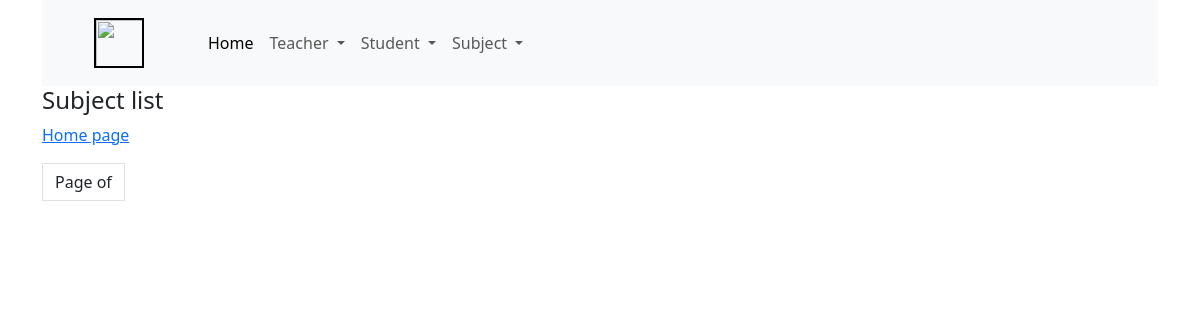
The page /first_app/subject_list/ on the database as committed earlier.
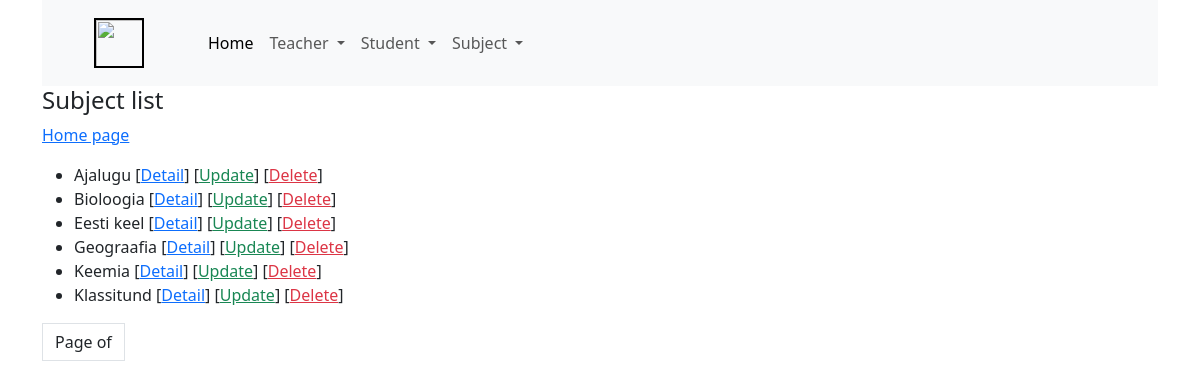
The same page on the database as committed later.
### first_app/models.py (models this page shows, shortened)
class Subject(models.Model):
    subject = models.CharField(max_length=50)

### first_app/views.py (the view)
# urls.py: path('subject_list/', views.SubjectListView.as_view(), name='subject_list'),
class SubjectListView(ListView):
    model = Subject
    queryset = Subject.objects.order_by('subject')  # Result ordered by name
    context_object_name = 'subject'  # default object_list now teacher

### first_app/templates/first_app/subject_list.html (shortened to what this page needs)
{% extends 'base.html' %}
{% block content %}
	<h4>Subject list</h4>
    <a href="{% url 'first_app:home' %}">Home page</a>
    <ul>
        {% for subject in object_list %}
            <li>
                {{ subject.subject }}
                [<a href="/first_app/subject_detail/{{ subject.id }}">Detail</a>]
                [<a href="/first_app/subject_update/{{ subject.id }}" class="text-success">Update</a>]
                [<a href="/first_app/subject_delete/{{ subject.id }}" class="text-danger" onclick="confirm('are you sure?')">Delete</a>]
            </li>
        {% endfor %}
    </ul>
    <ul class="pagination">
        <li class="page-link text-dark">
            Page {{ page_obj.number }} of {{ page_obj.paginator.num_pages }}
        </li>
  </ul>
{% endblock %}

### templates/base.html (shortened to what this page needs)
<!doctype html>
<html lang="en">
<head>
    <link href="https://cdn.jsdelivr.net/npm/bootstrap@5.3.1/dist/css/bootstrap.min.css" rel="stylesheet">
</head>
<body>
   <div class="container">
  <nav class="navbar navbar-expand-lg bg-body-tertiary">
    <div class="container-fluid">
      <a class="navbar-brand" href="#"> <img align=left width=50 height=50 border=2 vspace=5 hspace=40 src="https://logos-download.com/wp-content/uploads/2016/03/Starbucks_Logo_2011.png" /></a>
    <div class="collapse navbar-collapse" id="navbarSupportedContent">
      <ul class="navbar-nav me-auto mb-2 mb-lg-0">
        <li class="nav-item">
          <a class="nav-link active" aria-current="page" href="{% url 'first_app:home' %}">Home</a>
        </li>
        <li class="nav-item dropdown">
          <a class="nav-link dropdown-toggle" href="#" role="button" data-bs-toggle="dropdown" aria-expanded="false">
            Teacher
          </a>
        </li>
           <li class="nav-item dropdown">
          <a class="nav-link dropdown-toggle" href="#" role="button" data-bs-toggle="dropdown" aria-expanded="false">
            Student
          </a>
        </li>
           <li class="nav-item dropdown">
          <a class="nav-link dropdown-toggle" href="#" role="button" data-bs-toggle="dropdown" aria-expanded="false">
            Subject
          </a>
        </li>
      </ul>
    </div>
  </div>
</nav>
        {% block content %}
        {% endblock %}
    </div>
</body>
</html>

Rows that differ between the two databases and show on the page:
added Subject: subject "Ajalugu"
added Subject: subject "Bioloogia"
added Subject: subject "Eesti keel"
added Subject: subject "Geograafia"
added Subject: subject "Keemia"
added Subject: subject "Klassitund"
